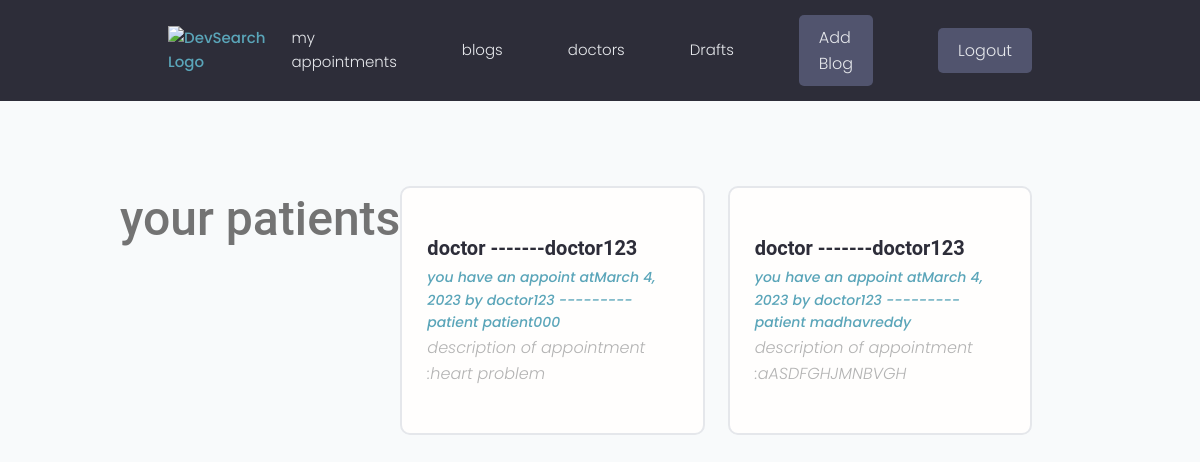
Screenshot of /appointments (signed in) with the database file from the repository.
### account/models.py (models this page shows)
class Appointment(models.Model):
    Category=(('Mental Health','Mental Health'),
    ('Heart Disease','Heart Disease'),
    ('Covid 19','Covid 19'),
    ('Imunization','Imunization '),)
    doctor=models.ForeignKey(User,null=True,blank=True,on_delete=models.SET_NULL)
    patient=models.ForeignKey(User,null=True,blank=True,on_delete=models.SET_NULL,related_name="messages")
    date = models.DateField(default=date.today)
    created=models.DateTimeField(auto_now_add=True)
    description= models.TextField(null=True,blank=True)
    select_category=models.CharField(max_length=200,choices=Category)
    id = models.UUIDField(default=uuid.uuid4 , unique=True ,primary_key=True,editable=False)
    def __str__(self):
        return str(self.doctor)

class User(AbstractUser):
    is_patient= models.BooleanField('Is admin', default=False)
    is_doctor = models.BooleanField('Is customer', default=False)
    featured_image=models.ImageField(null=True,blank=True,default="default.jpg")

### account/views.py (the view)
# urls.py: path('appointments',views.appointments,name='appointments'),
def appointments(request):
    profile=request.user
    if profile.is_patient:
        appointmentsobj=Appointment.objects.filter(patient=profile)
    else:
        appointmentsobj=Appointment.objects.filter(doctor=profile)
    msg="your Doctor appointments"
    print("--------------------",profile)
    print("--------------------",appointmentsobj)
    if profile.is_doctor:
        msg="your patients"
    return render(request,'appointments.html',{'blogs':appointmentsobj,'msg':msg})

### templates/appointments.html (shortened to what this page needs)
{% extends 'base.html' %}
{% block content %}
<section class="projectsList">
    <div class="container">
        <div class="grid grid--three">
<h1> {{msg}} </h1>
            {% for project in blogs %}
            <div class="column">
                <div class="card project">
                    <a href="#" class="project">
                        <div class="card__body">
                            <h3 class="project__title">doctor -------{{project.doctor}}</h3>
                            <p><a class="project__author" href="">you have an appoint at{{project.date}} by {{project.doctor}} ---------patient {{project.patient}}
                            </p>
                            <p> description of appointment :{{project.description}} </p>
                        </div>
                    </a>
                </div>
            </div>
            {% endfor %}
        </div>
    </div>
</section>
{% endblock %}

### static/styles/app.css (style rules this page uses)
:root { --color-sub: #2d2d39; }
.card { border: 2px solid var(--color-light); }
.project__author { font-size: 1.4rem; font-style: italic; }
.projectsList { margin-top: 8rem; }
.project__title { font-size: 2rem; font-weight: 700; color: var(--color-sub); }

### static/css/style.css (style rules this page uses)
body { font-family: "Roboto", sans-serif; background-color: #f8fafb; }
p { color: #b3b3b3; font-weight: 300; }
h1, h2, h3, h4, h5, h6, .h1, .h2, .h3, .h4, .h5, .h6 { font-family: "Roboto", sans-serif; }
a { -webkit-transition: .3s all ease; -o-transition: .3s all ease; transition: .3s all ease; }

### static/uikit/styles/modules/_variables.css (style rules this page uses)
:root { --color-main: #5aa5b9; --color-main-light: #e6faff; --color-sub: #3f4156; --color-sub-light: #51546e; --color-sub-lighter: #ededfd; --color-text: #737373; --color-gray: #8b8b8b; --color-light: #e5e7eb; --color-light-gray: #767676; --color-bg: #f8fafd; --color-white: #fffefd; --color-white-light: #f3f3f3; --color-success: #359e64; --color-success-bg: #def8e8; --color-error: #fc4b0b; --color-error-bg: #fff2ee; --font-base: 'Poppins', arial, helvetica, 'Segoe UI', roboto, ubuntu, sans-serif; --font-monospace: 'Fira Code', 'Courier New', courier, monospace; --font-regular: 300; --font-medium: 500; --font-bold: 700; --generic-shadow: 1px 1px 5px #00000010; --generic-transition: all 0.3s ease-in-out; }

### static/uikit/styles/modules/_base.css (style rules this page uses)
* { margin: 0; padding: 0; box-sizing: border-box; text-rendering: optimizeLegibility; color: inherit; font-size: inherit; }
html { font-size: 50%; }
@media only screen and (min-width: 480px) { html { font-size: 56.25%; } }
@media only screen and (min-width: 1200px) { html { font-size: 62.5%; } }
body { line-height: 1.6; font-weight: 400; font-size: 1.5rem; color: var(--color-text); background-color: var(--color-bg); min-height: 100vh; }

### static/uikit/styles/modules/_typography.css (style rules this page uses)
* { font-family: var(--font-base); }
h1 { font-size: 4.8rem; font-weight: var(--font-medium); }
h3 { font-size: 3.2rem; font-weight: var(--font-medium); }
p, span, strong { font-size: 1.6rem; color: var(--color-text); font-weight: var(--font-regular); }
a { padding-bottom: 2px; text-decoration: none; display: inline-block; color: var(--color-main); font-weight: var(--font-medium); }

### static/uikit/styles/modules/_utilities.css (style rules this page uses)
.container { width: 92%; max-width: 165rem; margin: 0 auto; box-sizing: border-box; }
@media screen and (min-width: 1000px) { .container { width: 90%; } }
@media screen and (min-width: 1200px) { .container { width: 80%; } }

### static/uikit/styles/modules/_card.css (style rules this page uses)
.card { border-radius: 1rem; background-color: var(--color-white); border: 1.5px solid var(--color-light); width: auto; height: auto; margin-top: 0.5rem; margin-bottom: 0.5rem; overflow: hidden; }
.card__body, .card__header { padding: 2rem 2.5rem; }

### static/uikit/styles/modules/_grid.css (style rules this page uses)
.grid { display: flex; flex-wrap: wrap; justify-content: flex-start; align-items: stretch; }
.grid > .column { min-width: 28rem; margin-bottom: 2.5rem; }
.grid--three > .column { flex-basis: 100%; }
@media screen and (min-width: 800px) { .grid--three { margin-right: -2%; } }
@media screen and (min-width: 800px) { .grid--three > .column { margin-right: 2%; } }
@media screen and (min-width: 800px) { .grid--three > .column { flex-basis: 48%; } }
@media screen and (min-width: 1200px) { .grid--three { margin-right: -2.33%; } }
@media screen and (min-width: 1200px) { .grid--three > .column { margin-right: 2.33%; } }
@media screen and (min-width: 1200px) { .grid--three > .column { flex-basis: 31%; } }

### rows the page displays
Appointment: doctor "doctor123", date "March 4, 2023", patient "patient000", description "heart problem"
Appointment: doctor "doctor123", date "March 4, 2023", patient "madhavreddy", description "aASDFGHJMNBVGH"

### other values shown
{{ msg }} "your patients"
